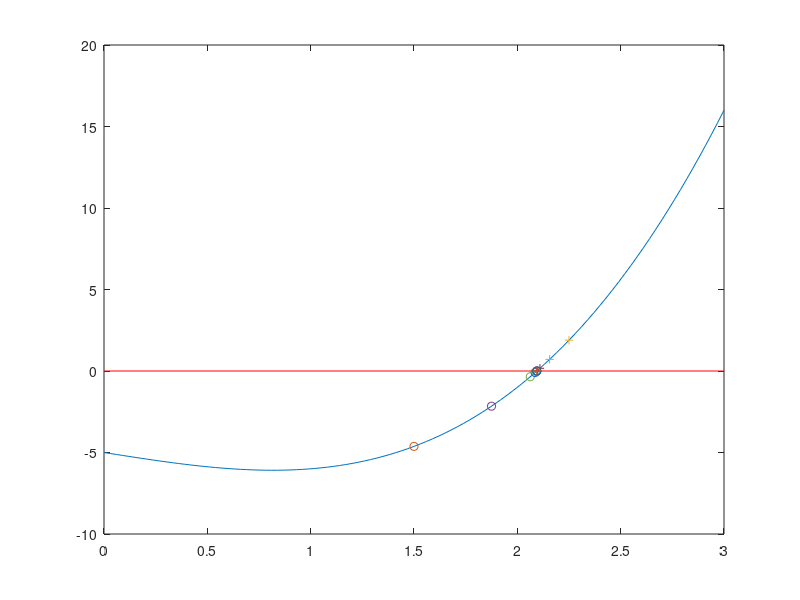

The MATLAB source for this figure:
% This is an example use of the plot function 
% used in association with the finding of a root
% problem solved earlier.
% % a is the lower value of the range
% b is the upper value of the range

  a= 0; fa = -Inf;
  b =3  ; fb = Inf ;
  delta = (b-a)/100.;
  xx = a:delta:b ;
  plot( xx , xx.^3 - 2*xx -5 );
  hold on;
  hax = line([a b] ,[0 0] );
  set( hax , 'Color' ,'red' );
  while b-a > 1.0e-4

     x = ( a + b ) / 2;
     fx = x^3 - 2*x - 5 ;
     pause;
     if  sign(fx) == sign(fa)
        a=x;
        fa = fx ;
        plot( x , fx ,'o' )
     else
        b = x ;
        fb = fx;
        plot( x , fx , '+' )
     end

  end

  disp ( ' The root is :'  );
  disp (x) ;
  hold off;
